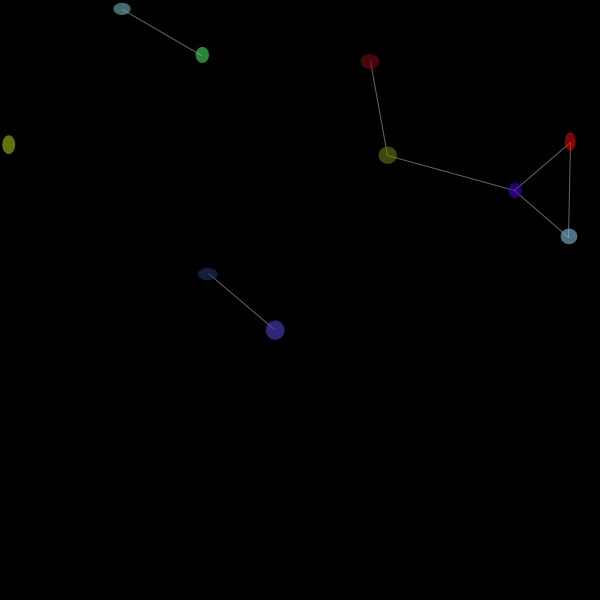
Frame 1 (no input)
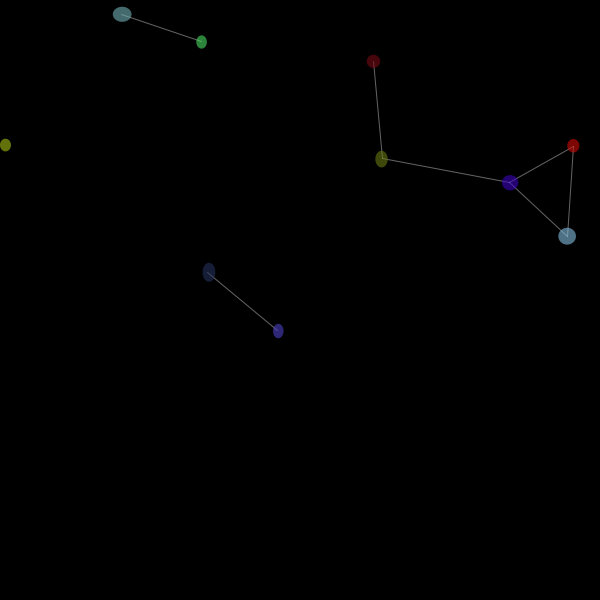
Frame 60 (the mouse pressed at the canvas centre just before this capture)
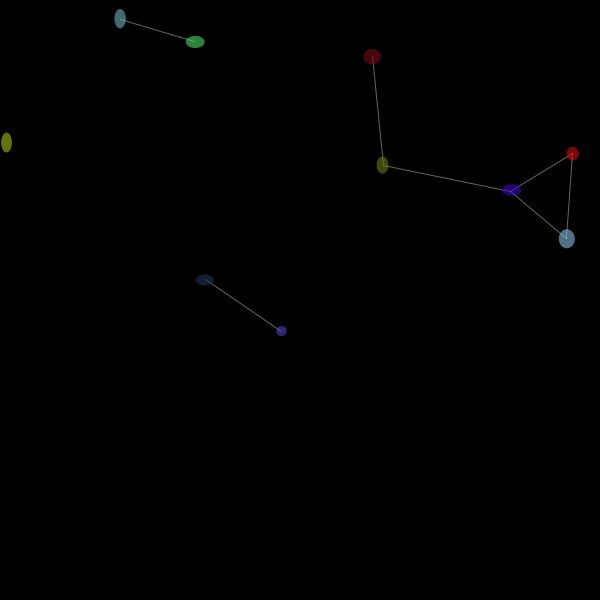
Frame 120 (the mouse held since frame 60 and released just before this capture)

The Processing sketch that drew these frames (run headless with seeded random() and noise(); from frame 60 on, the mouse is pressed at the canvas centre):

// Processing sketch: sketch_20
// ── sketch_20.pde
int numPoints = 10;
float[][] points = new float[numPoints][2]; // Array to store points
float maxDist = 150; // Maximum distance for drawing lines
float speed = 1; // Speed at which points move
color[] colors;

void setup() {
  size(600, 600);
  background(0);
  
  // Initialize points with random positions
  for (int i = 0; i < numPoints; i++) {
    points[i][0] = random(width); // x position
    points[i][1] = random(height); // y position
  }
  
  // Assign random colors for each point (human)
  colors = new color[numPoints];
  for (int i = 0; i < numPoints; i++) {
    colors[i] = color(random(255), random(255), random(255), 150); // Colors with transparency
  }
}

void draw() {
  background(0, 10); // Fade effect to show movement
  
  // Draw lines between close points (connections)
  for (int i = 0; i < numPoints; i++) {
    for (int j = i + 1; j < numPoints; j++) {
      float distX = points[i][0] - points[j][0];
      float distY = points[i][1] - points[j][1];
      float dist = sqrt(distX * distX + distY * distY);
      
      if (dist < maxDist) {
        stroke(255, 100);
        line(points[i][0], points[i][1], points[j][0], points[j][1]);
      }
    }
  }
  
  // Move points (people) in random directions
  for (int i = 0; i < numPoints; i++) {
    points[i][0] += random(-speed, speed);
    points[i][1] += random(-speed, speed);
    
    // Keep points within screen bounds
    points[i][0] = constrain(points[i][0], 0, width);
    points[i][1] = constrain(points[i][1], 0, height);
  }
  
  // Draw the points (humans) with color and varying size
  for (int i = 0; i < numPoints; i++) {
    fill(colors[i]);
    noStroke();
    ellipse(points[i][0], points[i][1], random(10, 20), random(10, 20)); // Dynamic size
  }
}
